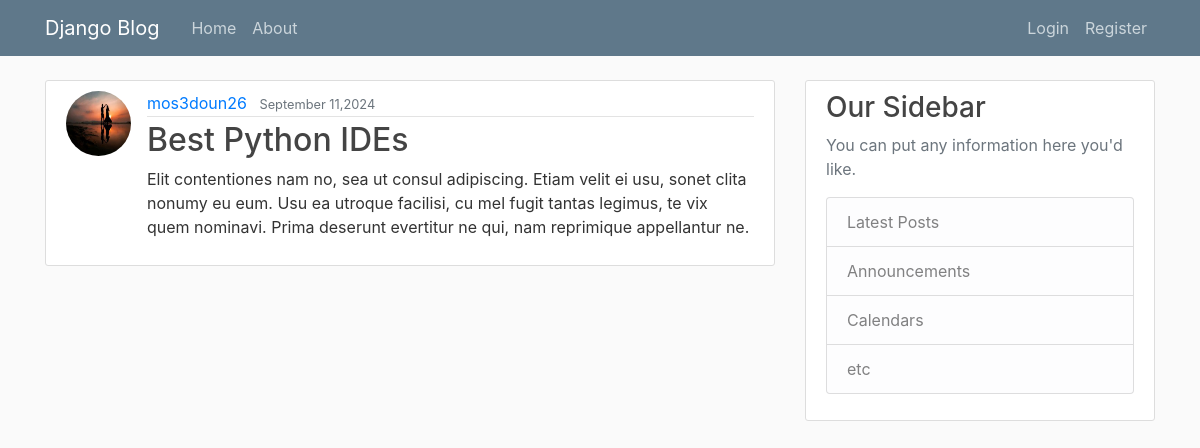
Page /post/20/ on the committed database.
### blog/models.py (models this page shows, shortened)
class Post(models.Model):
    title = models.CharField(max_length=100)
    content = models.TextField()
    date_posted  = models.DateField(default=timezone.now)
    author = models.ForeignKey(User, on_delete=models.CASCADE)

### users/models.py (models this page shows, shortened)
class Profile(models.Model):
    user = models.OneToOneField(User, on_delete=models.CASCADE)
    image = models.ImageField(default="profile_pics/defualt.jpeg", upload_to="profile_pics")

### blog/views.py (the view)
# urls.py: path("post/<int:pk>/", PostDetailview.as_view(), name="post-detail"),
class PostDetailview(DetailView):
    model = Post

### blog/templates/blog/post_detail.html (shortened to what this page needs)
{% extends "blog/base.html" %}
{% block content %}
<article class="media content-section">
    <img class="rounded-circle article-img" src="{{ object.author.profile.image.url }}">
    <div class="media-body">
        <div class="article-metadata">
        <a class="mr-2" href="{% url 'user-posts' object.author %}">{{ object.author }}</a>
        <small class="text-muted">{{ object.date_posted|date:"F d,Y"}}</small>
        </div>
        <h2 class="article-title"> {{ object.title }} </h2>
        <p class="article-content">{{ object.content }}</p>
    </div>
</article>
{% endblock content %}

### blog/static/blog/main.css (style rules this page uses)
body { background: #fafafa; color: #333333; margin-top: 5rem; }
h1, h2, h3, h4, h5, h6 { color: #444444; }
.content-section { background: #ffffff; padding: 10px 20px; border: 1px solid #dddddd; border-radius: 3px; margin-bottom: 20px; }
.article-title { color: #444444; }
.article-content { white-space: pre-line; }
.article-img { height: 65px; width: 65px; margin-right: 16px; }
.article-metadata { padding-bottom: 1px; margin-bottom: 4px; border-bottom: 1px solid #e3e3e3 }

### rows in the picture
Post: author.profile.image (picture), author "mos3doun26", date_posted "September 11,2024", title "Best Python IDEs", content "Elit contentiones nam no, sea ut consul adipiscing. Etiam velit ei usu, sonet clita nonumy eu eum. Usu ea utroque facilisi, cu mel fugit tantas legimus, te vix quem nominavi. Prima deserunt evertitur ne qui, nam reprimique appellantur ne."
